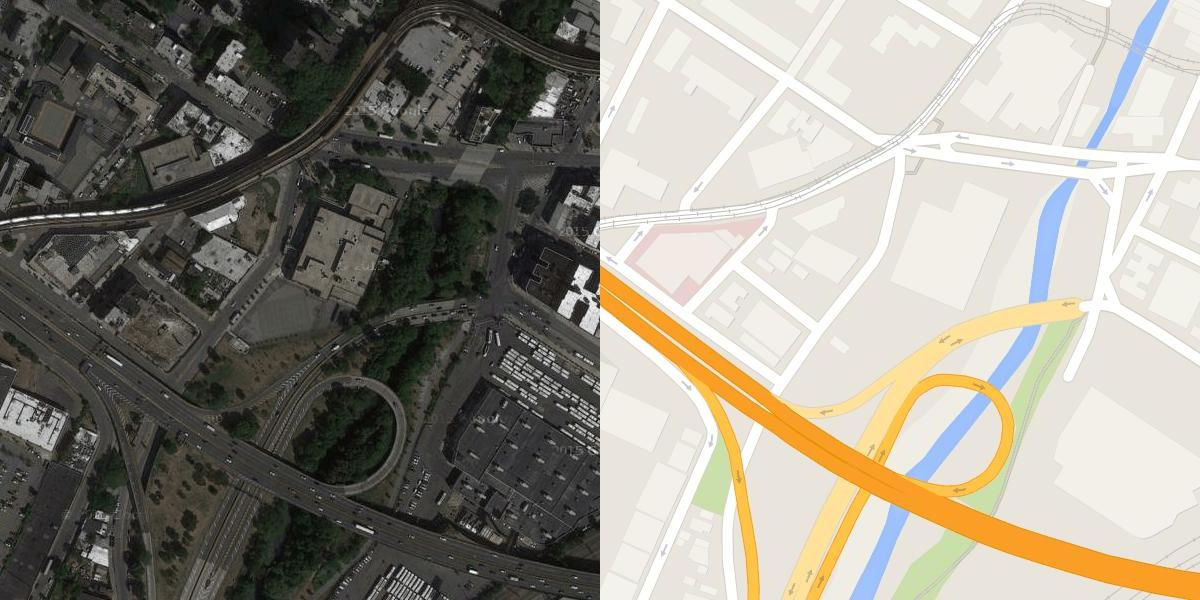
#> input picture train/20.jpg, 1200 x 600 px, given in place of 20.png, which was not available
$ jupyter execute --allow-errors 'Image Dehzing RGB Dark Channel Final_RUN_THIS.ipynb'   (older library calls are emulated)
#> lines starting #> are read from the running program, lines starting #| are printed output that depends on the picture; pictures that were not available may be replaced by others from this repository, and a replacement may not be noted
[cell 1]
import math
import numpy as np
import cv2 as cv
import matplotlib.pyplot as plt
from SSIM_PIL import compare_ssim
from PIL import Image
import os

[cell 2]
def bgr2rgb(img):
    b,g,r = cv.split(img)
    return cv.merge([r,g,b])

[cell 3]
def get_dark_channel_r(img, size):

    #norm_img = np.float64(img) / np.float64(atmosphere)
    b,g,r = cv.split(img)
    min_channel = cv.min(r,g)    # return the minimum along image - channel axis
    #print(min_channel.shape)
    kernel = cv.getStructuringElement(cv.MORPH_RECT, (size, size))
    dark = cv.erode(min_channel, kernel)
    #print(dark)
    return dark

def get_dark_channel_g(img, size):

    b,g,r = cv.split(img)
    min_channel = cv.min(g,b)    # return the minimum along image - channel axis
    #print(min_channel.shape)
    kernel = cv.getStructuringElement(cv.MORPH_RECT, (size, size))
    dark = cv.erode(min_channel, kernel)
    #print(dark)
    return dark

def get_dark_channel_b(img, size):

    b,g,r = cv.split(img)
    min_channel = cv.min(b,r)    # return the minimum along image - channel axis
    #print(min_channel.shape)
    kernel = cv.getStructuringElement(cv.MORPH_RECT, (size, size))
    dark = cv.erode(min_channel, kernel)
    #print(dark)
    return dark

[cell 4]
def get_atmospheric_light(img, size, percent):
    m, n, _ = img.shape
    flat_img = img.reshape(m * n, 3)    #reshaped image to m*n rows and 3 columns
    flat_dark = dark.ravel() #flatten dark channel image
    count = math.ceil(m * n * percent / 100)   # 0.1 % pixels
    indices = np.argpartition(flat_dark, -count)[:-count]
    atmospheric_light = np.amax(np.take(flat_img, indices, axis=0), axis=0)  #take the max pixels
    return atmospheric_light

[cell 5]
def get_transmission_r(img, atmosphere, size, omega, radius, epsilon):

    #omega: To preserve minor amounts of haze.
    #radius and epsilon: Parameters for  the guided filter.

    norm_img = np.float64(img) / np.float64(atmosphere)
    raw_transmission = (1 - omega * get_dark_channel_r(norm_img, size=15)).astype(np.float32)
    transmission = cv.ximgproc.guidedFilter(img, raw_transmission, radius, epsilon)
    return transmission


def get_transmission_g(img, atmosphere, size, omega, radius, epsilon):

    #omega: To preserve minor amounts of haze.
    #radius and epsilon: Parameters for  the guided filter.

    norm_img = np.float64(img) / np.float64(atmosphere)
    raw_transmission = (1 - omega * get_dark_channel_g(norm_img, size=15)).astype(np.float32)
    transmission = cv.ximgproc.guidedFilter(img, raw_transmission, radius, epsilon)
    return transmission

def get_transmission_b(img, atmosphere, size, omega, radius, epsilon):

    #omega: To preserve minor amounts of haze.
    #radius and epsilon: Parameters for  the guided filter.

    norm_img = np.float64(img) / np.float64(atmosphere)
    raw_transmission = (1 - omega * get_dark_channel_b(norm_img, size=15)).astype(np.float32)
    transmission = cv.ximgproc.guidedFilter(img, raw_transmission, radius, epsilon)
    return transmission

[cell 6]
def get_scene_radiance(img):

    trans_lb=0.1   #Lower bound for transmission
    omega=0.95
    L = 256
    clamped = np.clip(trans, trans_lb, omega)[:, :, None]    #to bound the transmission value
    img = np.float64(img)
    J = np.uint8(((img - atmosphere) / clamped + atmosphere).clip(0, L - 1))
    cv.imwrite("D:/IIIT/Research_Work/Image Dehazing/code/J_dehazed_img_final_rgb.png", cv.cvtColor(J, cv.COLOR_RGB2BGR))
    return J

[cell 7]
img = bgr2rgb(cv.imread("D:/IIIT/Research_Work/Image Dehazing/code/data/1000/hazy/20.png"))
#> in bgr2rgb, `b,g,r = cv.split(img)`:
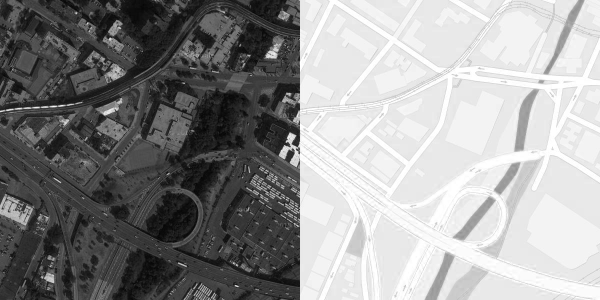
#> r: shape (600, 1200) (shown at 1/2 size); min 0, max 255, mean 147.4
#> in bgr2rgb, img is the input picture: shape (600, 1200, 3); mean B, G, R 132.6, 143.2, 147.4
ground_truth = cv.imread("D:/IIIT/Research_Work/Image Dehazing/code/data/1000/truth/20.png")
ground_truth_img = Image.open("D:/IIIT/Research_Work/Image Dehazing/code/data/1000/truth/20.png")
dark_r = get_dark_channel_r(img, size=15)
dark_g = get_dark_channel_g(img, size=15)
dark_b = get_dark_channel_b(img, size=15)
dark = trans = np.mean([dark_r,dark_g,dark_b], axis=0)
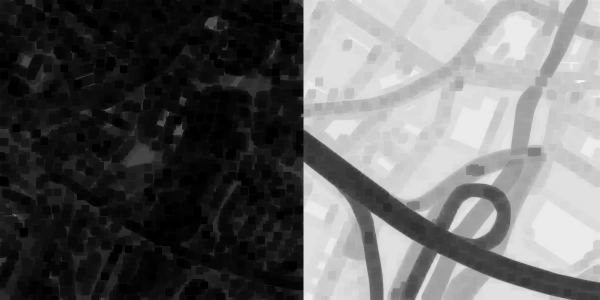
#> dark: shape (600, 1200) float64 (shown at 1/2 size); min 0, max 247.7, mean 100.5
atmosphere = get_atmospheric_light(img, size=15, percent=0.1)
#> in get_atmospheric_light, `atmospheric_light = np.amax(np.take(flat_img, indices, axis=0), axis=0)`: atmospheric_light = [255, 255, 255]
#> atmosphere = [255, 255, 255]
trans_r = get_transmission_r(img, atmosphere, size=15, omega=0.90, radius=40, epsilon=0.001)
trans_g = get_transmission_g(img, atmosphere, size=15, omega=0.90, radius=40, epsilon=0.001)
#> in get_transmission_g, `raw_transmission = (1 - omega * get_dark_channel_g(norm_img, size=15))..`:
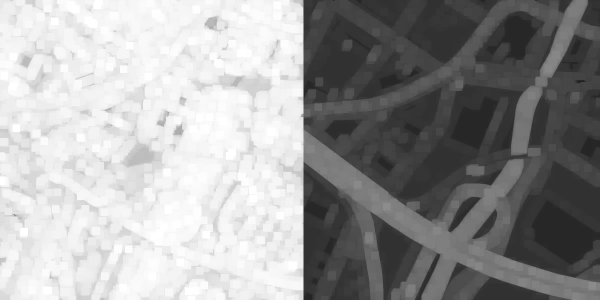
#> raw_transmission: shape (600, 1200) float32 (shown at 1/2 size); min 0.121, max 1, mean 0.613
trans_b = get_transmission_b(img, atmosphere, size=15, omega=0.90, radius=40, epsilon=0.001)
trans = np.mean([trans_r,trans_g,trans_b], axis=0)
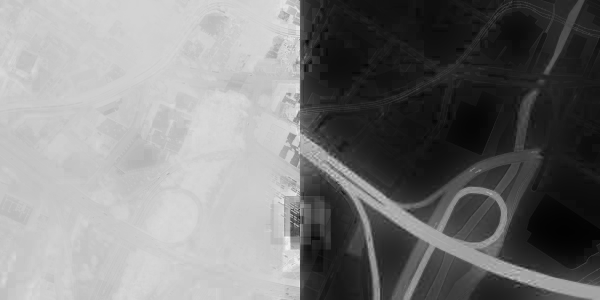
#> trans: shape (600, 1200) float32 (shown at 1/2 size); min 0.168, max 1.14, mean 0.645; drawn with min black and max white
dehazed = get_scene_radiance(img)
#> in get_scene_radiance, `clamped = np.clip(trans, trans_lb, omega)[:, :, None]`:
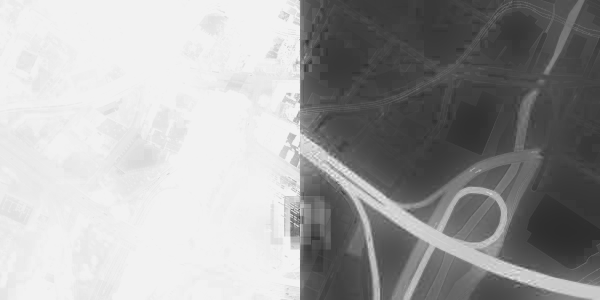
#> clamped: shape (600, 1200, 1) float32 (shown at 1/2 size); min 0.168, max 0.95, mean 0.642
#> in get_scene_radiance, `J = np.uint8(((img - atmosphere) / clamped + atmosphere).clip(0, L - 1))`:
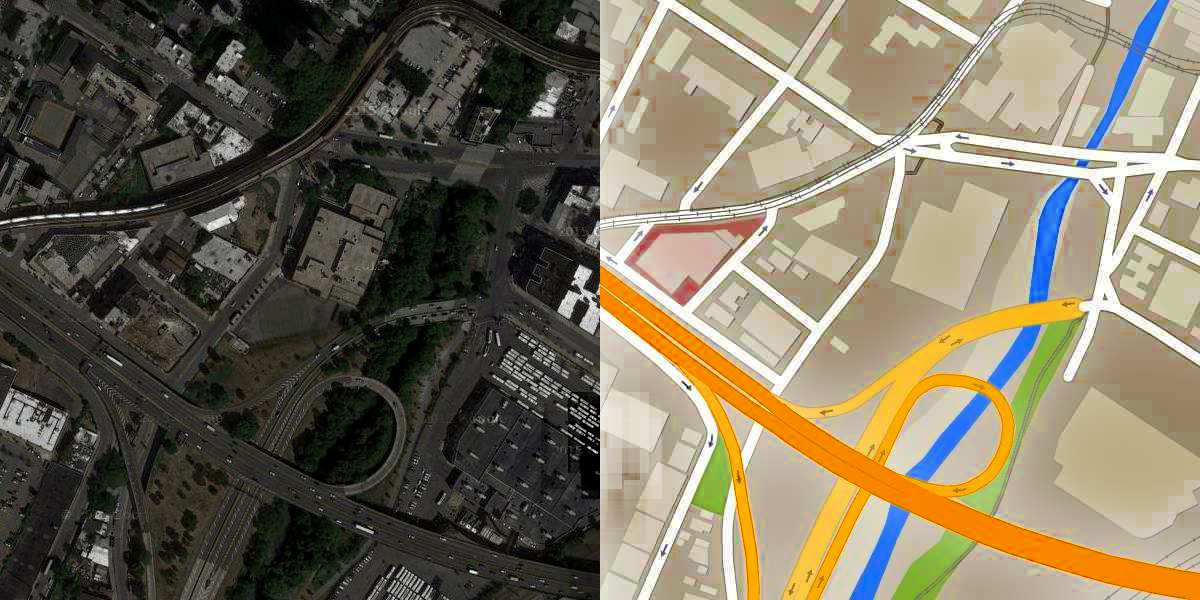
#> J: shape (600, 1200, 3); mean R, G, B 118.8, 110.6, 91.3
f, (ax1, ax2,ax3) = plt.subplots(1, 3,  figsize=(15,15))
ax1.imshow(img)
ax1.set_title("Original")
ax1.axis('off')
ax2.imshow(dehazed)
ax2.set_title("After Haze Removal")
ax2.axis('off')
ax3.imshow(ground_truth[...,::-1])
ax3.set_title("Ground Truth")
ax3.axis('off')
Dehazed_img = Image.open("D:/IIIT/Research_Work/Image Dehazing/code/J_dehazed_img_final_rgb.png")
dehazed_img = cv.imread('D:/IIIT/Research_Work/Image Dehazing/code/J_dehazed_img_final_rgb.png')
#> (the rest of this cell did not finish here and is left out)

$ run again, with train/1.jpg copied over train/20.jpg
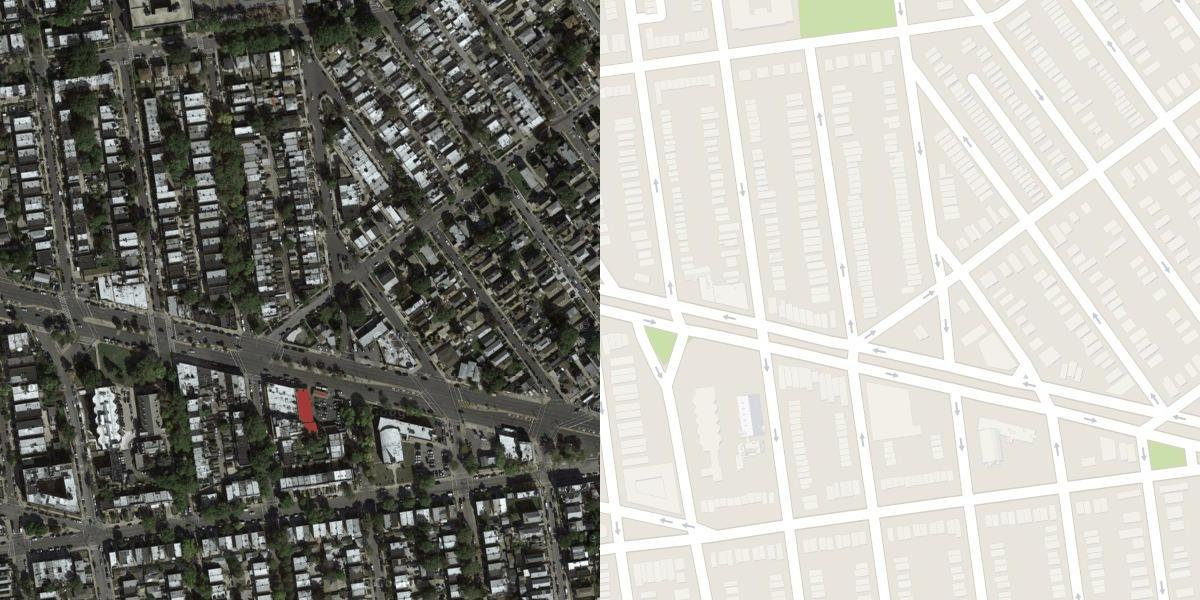
#> input picture train/1.jpg, 1200 x 600 px, given in place of 20.png, which was not available
#> in bgr2rgb, img is the input picture: shape (600, 1200, 3); mean B, G, R 149.3, 155.7, 156.4
#> in get_dark_channel_r, `dark = cv.erode(min_channel, kernel)`:
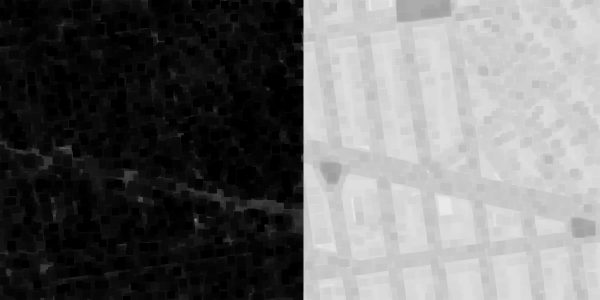
#> dark: shape (600, 1200) (shown at 1/2 size); min 0, max 248, mean 107.2
#> atmospheric_light = [255, 255, 255]
#> in get_scene_radiance, `J = np.uint8(((img - atmosphere) / clamped + atmosphere).clip(0, L - 1))`:
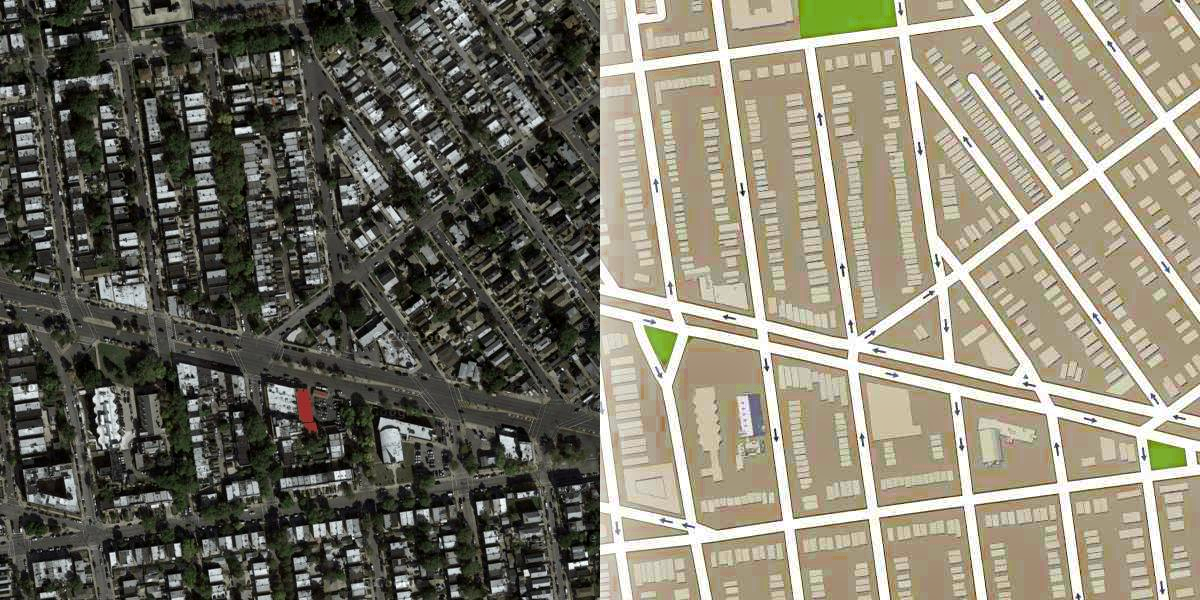
#> J: shape (600, 1200, 3); mean R, G, B 125.6, 121.6, 106.6

$ run again, with train/10.jpg copied over train/20.jpg
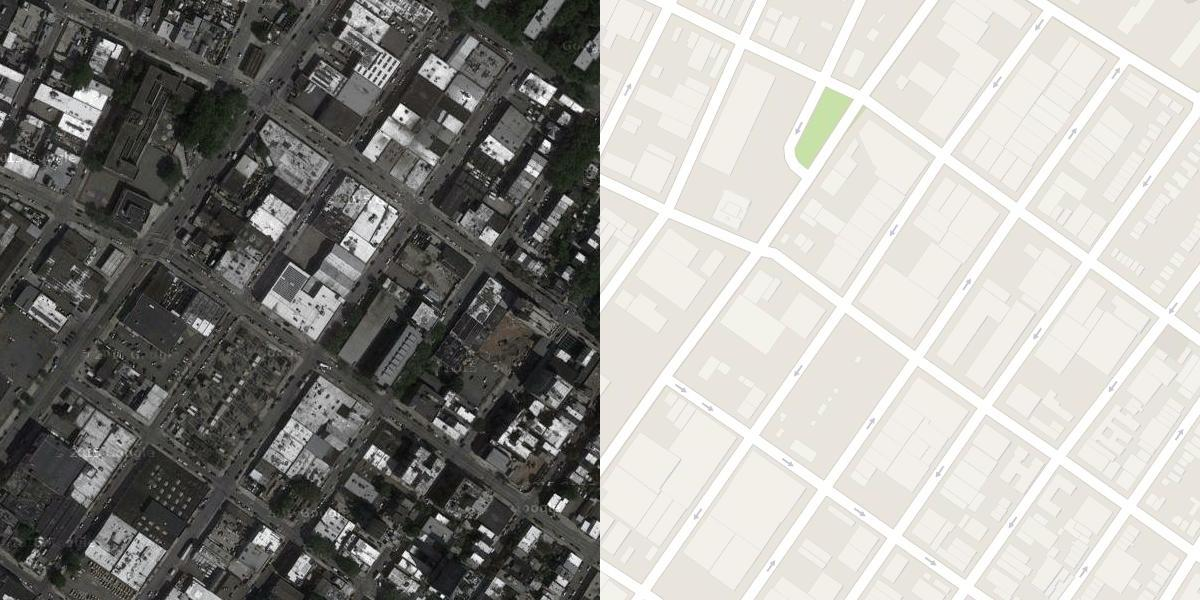
#> input picture train/10.jpg, 1200 x 600 px, given in place of 20.png, which was not available
#> in bgr2rgb, img is the input picture: shape (600, 1200, 3); mean B, G, R 150.6, 154.8, 156
#> in get_dark_channel_r, `dark = cv.erode(min_channel, kernel)`:
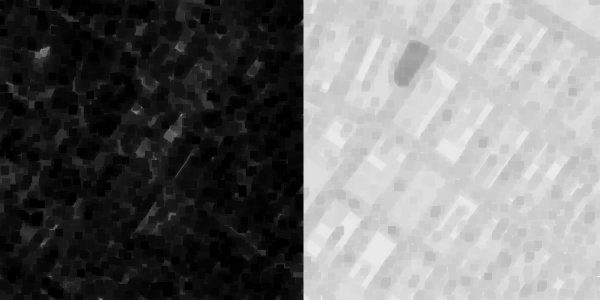
#> dark: shape (600, 1200) (shown at 1/2 size); min 0, max 243, mean 111.6
#> atmospheric_light = [255, 255, 255]
#> in get_scene_radiance, `J = np.uint8(((img - atmosphere) / clamped + atmosphere).clip(0, L - 1))`:
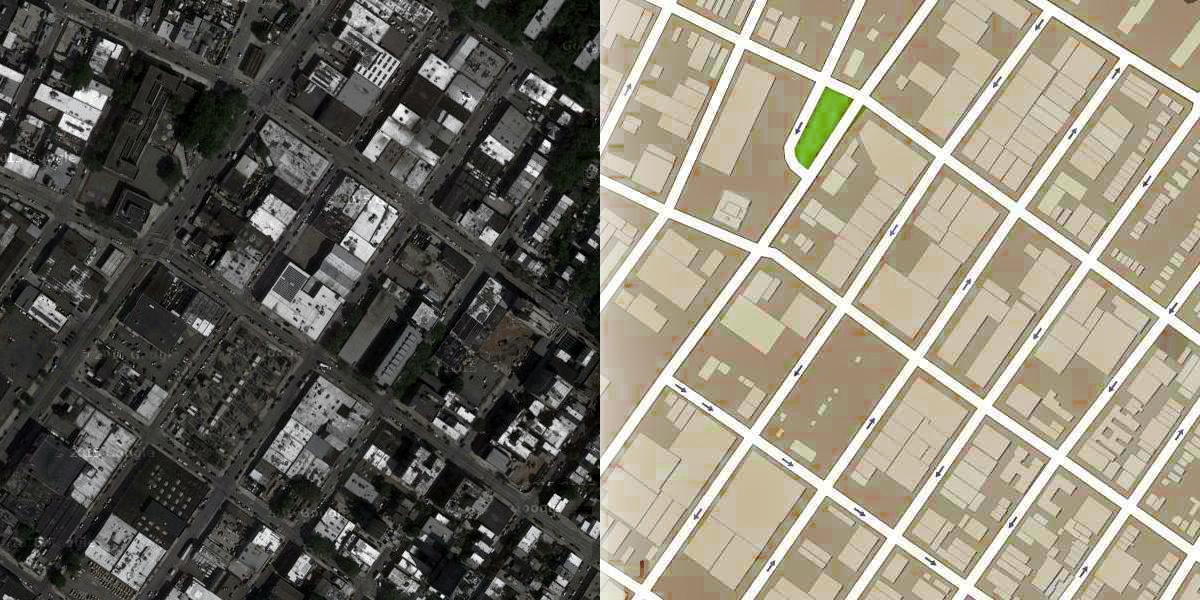
#> J: shape (600, 1200, 3); mean R, G, B 125.5, 120.5, 108
